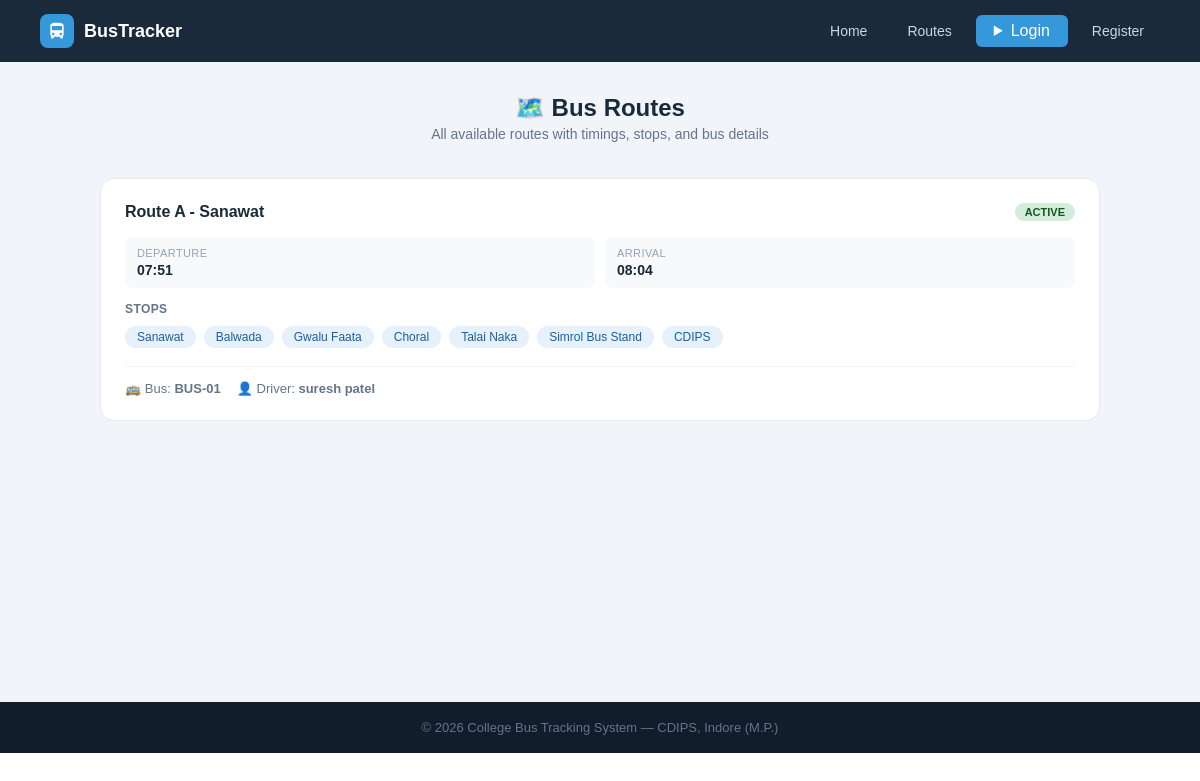
Before: /routes-info with the older database file.
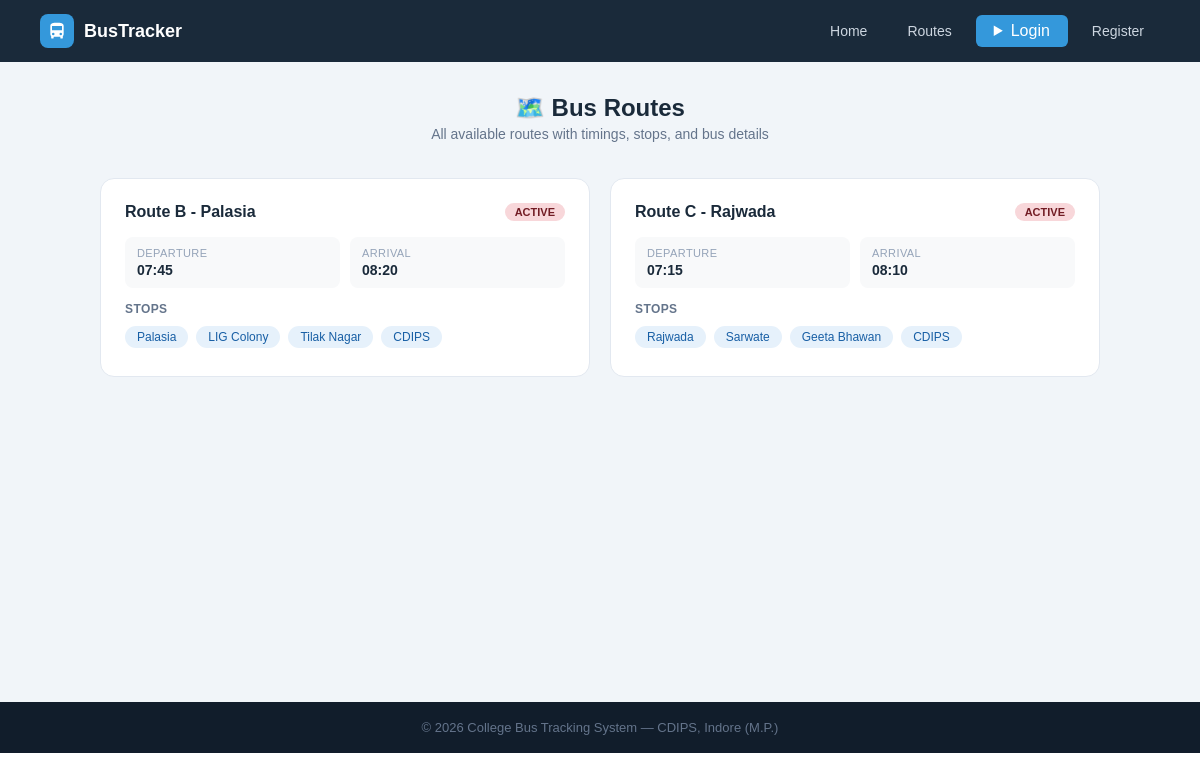
After: the same page with the newer database file.
### tables this page shows
CREATE TABLE routes (
        id INTEGER PRIMARY KEY AUTOINCREMENT,
        route_name TEXT NOT NULL, bus_id INTEGER,
        start_point TEXT, end_point TEXT,
        departure_time TEXT, arrival_time TEXT, stops TEXT, original_bus_id INTEGER,
        FOREIGN KEY(bus_id) REFERENCES buses(id));

CREATE TABLE buses (
        id INTEGER PRIMARY KEY AUTOINCREMENT,
        bus_number TEXT UNIQUE NOT NULL, driver_name TEXT NOT NULL,
        driver_phone TEXT, capacity INTEGER DEFAULT 40,
        status TEXT DEFAULT 'active',
        current_lat REAL DEFAULT 22.7196, current_lng REAL DEFAULT 75.8577, driver_address TEXT);

### app.py (the view)
@app.route('/routes-info')
def routes_page():
    db = get_db()
    routes = db.execute('''SELECT r.*,b.bus_number,b.driver_name,b.status
                           FROM routes r LEFT JOIN buses b ON r.bus_id=b.id''').fetchall()
    db.close(); return render_template('routes.html', routes=routes)

### app.py (called while the page is built, shortened)
def get_db():
    conn = sqlite3.connect(DB)
    conn.row_factory = sqlite3.Row
    return conn

@app.context_processor
def inject_notifications():
    return dict(notifications=[], unread_count=0)

### templates/routes.html (shortened to what this page needs)
{% extends "base.html" %}
{% block content %}
<div class="page">
    <div class="page-header" style="text-align:center;margin-bottom:36px">
        <h1>🗺️ Bus Routes</h1>
        <p>All available routes with timings, stops, and bus details</p>
    </div>
    <div class="routes-grid">
    {% for r in routes %}
    <div class="route-card">
        <div class="route-header">
            <div class="route-name">{{ r.route_name }}</div>
            <span class="badge {{ 'badge-green' if r.status == 'active' else 'badge-red' }}">
                {{ r.status.upper() if r.status else 'ACTIVE' }}
            </span>
        </div>
        <div class="route-info">
            <div class="ri-item"><div class="key">Departure</div><div class="val">{{ r.departure_time }}</div></div>
            <div class="ri-item"><div class="key">Arrival</div><div class="val">{{ r.arrival_time }}</div></div>
        </div>
        <div class="stops-label">Stops</div>
        <div class="stops-flow">
            {% set stop_list = r.stops.replace('-', '→').replace(',', '→').split('→') %}
            {% for stop in stop_list %}
            <span class="stop-chip">{{ stop.strip() }}</span>
            {% endfor %}
        </div>
        {% if r.bus_number %}
        <div class="bus-info">
            <span>🚌 Bus: <b>{{ r.bus_number }}</b></span>
            <span>👤 Driver: <b>{{ r.driver_name }}</b></span>
        </div>
        {% endif %}
    </div>
    {% else %}
    <div style="text-align:center;color:#94a3b8;padding:40px;grid-column:1/-1">No routes available.</div>
    {% endfor %}
    </div>
</div>
{% endblock %}

### templates/base.html (shortened to what this page needs)
<!DOCTYPE html>
<html lang="en">
<head>
    <link rel="stylesheet" href="{{ url_for('static', filename='css/style.css') }}">
</head>
<body>
<nav>
    <div class="nav-logo">
        <div class="nav-logo-icon">
            <svg viewBox="0 0 24 24"><path d="M4 16c0 .88.39 1.67 1 2.22V20a1 1 0 001 1h1a1 1 0 001-1v-1h8v1a1 1 0 001 1h1a1 1 0 001-1v-1.78c.61-.55 1-1.34 1-2.22V6c0-3.5-3.58-4-8-4S4 2.5 4 6v10zm3.5 1a1.5 1.5 0 110-3 1.5 1.5 0 010 3zm9 0a1.5 1.5 0 110-3 1.5 1.5 0 010 3zM6 6h12v5H6V6z"/></svg>
        </div>
        <span>BusTracker</span>
    </div>
    <div class="nav-links">
        <a href="{{ url_for('home') }}">Home</a>
        <a href="{{ url_for('routes_page') }}">Routes</a>
        {% if 'admin' in session or 'student' in session %}
            {% if 'admin' in session %}
                <a href="{{ url_for('admin_dashboard') }}">Admin Panel</a>
                <a href="{{ url_for('students_list') }}">Students</a>
                <a href="{{ url_for('gate_logs_page') }}">Gate Logs</a>
                <a href="{{ url_for('admin_reports') }}">📊 Reports</a>
            {% else %}
                <a href="{{ url_for('dashboard') }}">My Dashboard</a>
                <details class="bell-wrap">
                    <summary class="bell-btn">
                        🔔
                        {% if unread_count > 0 %}
                        <span class="bell-badge">{{ unread_count }}</span>
                        {% endif %}
                    </summary>
                    <div class="bell-dropdown">
                        <div class="bell-dropdown-header">
                            <span>Notifications</span>
                            <div style="display:flex;gap:6px;">
                                {% if unread_count > 0 %}
                                <form method="POST" action="{{ url_for('mark_notifications_read') }}">
                                    <button class="bell-action-btn">✓ Read</button>
                                </form>
                                {% endif %}
                                {% if notifications %}
                                <form method="POST" action="{{ url_for('delete_all_notifications') }}"
                                      onsubmit="return confirm('Delete all notification?')">
                                    <button class="bell-action-btn bell-delete-btn">🗑 Delete all</button>
                                </form>
                                {% endif %}
                            </div>
                        </div>
                        {% if notifications %}
                            {% for n in notifications %}
                            <div class="bell-notif-item {{ 'bell-unread' if not n.is_read else '' }}">
                                <div class="bell-notif-row">
                                    <div class="bell-notif-msg">{{ n.message }}</div>
                                    <form method="POST" action="{{ url_for('delete_notification', nid=n.id) }}">
                                        <button class="bell-del-one" title="Delete">✕</button>
                                    </form>
                                </div>
                                <div class="bell-notif-time">🕐 {{ n.created_at[:16] if n.created_at else '' }}</div>
                            </div>
                            {% endfor %}
                        {% else %}
                        <div class="bell-empty">
                            <span>🔕</span>
                            <div>No notification available</div>
                        </div>
                        {% endif %}
                    </div>
                </details>
            {% endif %}
            <span style="color:#94a3b8;font-size:13px">
                Hi,
                {% if 'admin' in session %}
                {{ session['admin']['name'] }}
                {% else %}
                {{ session['student']['name'] }}
                {% endif %}
            </span>
            {% if 'admin' in session %}
            <a href="/logout/admin" class="btn-danger">Logout</a>
            {% else %}
            <a href="/logout/student" class="btn-danger">Logout</a>
            {% endif %}
        {% else %}
            <div style="position: relative; display: inline-block;">
                <details style="list-style: none;">
                    <summary class="btn-nav" style="cursor: pointer; user-select: none;">
                        Login
                    </summary>
                </details>
            </div>
            <a href="{{ url_for('register') }}">Register</a>
        {% endif %}
    </div>
</nav>
{% block content %}{% endblock %}
<footer><p>© 2026 College Bus Tracking System — CDIPS, Indore (M.P.)</p></footer>
</body>
</html>

### static/css/style.css (style rules this page uses)
* { margin: 0; padding: 0; box-sizing: border-box; font-family: Arial, sans-serif; }
a { text-decoration: none; }
nav { display: flex; justify-content: space-between; align-items: center; padding: 14px 40px; background: #1a2a3a; position: sticky; top: 0; z-index: 100; }
.nav-logo { display: flex; align-items: center; gap: 10px; }
.nav-logo-icon { width: 34px; height: 34px; background: #3498db; border-radius: 8px; display: flex; align-items: center; justify-content: center; }
.nav-logo-icon svg { width: 20px; height: 20px; fill: white; }
.nav-logo span { color: white; font-size: 18px; font-weight: bold; }
.nav-links { display: flex; gap: 8px; align-items: center; }
.nav-links a { color: #cdd6e0; font-size: 14px; padding: 7px 16px; border-radius: 6px; transition: background .2s; }
.nav-links .btn-nav { background: #3498db; color: white; padding: 7px 18px; border-radius: 6px; }
footer { background: #111d2b; color: #64748b; text-align: center; padding: 18px; font-size: 13px; }
.badge { display: inline-block; padding: 3px 10px; border-radius: 20px; font-size: 11px; font-weight: bold; }
.badge-red { background: #f8d7da; color: #721c24; }
.page { padding: 32px 40px; background: #f1f5f9; min-height: 80vh; }
.page-header { margin-bottom: 24px; }
.page-header h1 { font-size: 24px; color: #1a2a3a; font-weight: bold; }
.page-header p { font-size: 14px; color: #64748b; margin-top: 4px; }
.stop-chip { background: #e6f1fb; color: #185fa5; font-size: 12px; padding: 4px 12px; border-radius: 20px; margin: 4px 4px 4px 0; }
.routes-grid { display: grid; grid-template-columns: repeat(auto-fit, minmax(300px, 1fr)); gap: 20px; max-width: 1000px; margin: 0 auto; }
.route-card { background: white; border-radius: 14px; border: 1px solid #e2e8f0; padding: 24px; transition: box-shadow .2s; }
.route-header { display: flex; justify-content: space-between; align-items: flex-start; margin-bottom: 16px; }
.route-name { font-size: 16px; font-weight: bold; color: #1a2a3a; }
.route-info { display: grid; grid-template-columns: 1fr 1fr; gap: 10px; margin-bottom: 14px; }
.ri-item { background: #f8f9fa; border-radius: 8px; padding: 10px 12px; }
.ri-item .key { font-size: 11px; color: #94a3b8; text-transform: uppercase; letter-spacing: .4px; margin-bottom: 3px; }
.ri-item .val { font-size: 14px; font-weight: bold; color: #1a2a3a; }
.stops-flow { display: flex; flex-wrap: wrap; gap: 4px; }
.stops-label { font-size: 12px; color: #64748b; font-weight: bold; margin-bottom: 6px; text-transform: uppercase; letter-spacing: .4px; }

Changed rows visible on the page:
removed routes: route_name "Route A - Sanawat", status "ACTIVE", departure_time "07:51", arrival_time "08:04", strip "Sanawat" "Balwada" "Gwalu Faata" "Choral" "Talai Naka" "Simrol Bus Stand" "CDIPS", bus_number "BUS-01", driver_name "suresh patel"
added routes: route_name "Route B - Palasia", status "ACTIVE", departure_time "07:45", arrival_time "08:20", strip "Palasia" "LIG Colony" "Tilak Nagar" "CDIPS"
added routes: route_name "Route C - Rajwada", status "ACTIVE", departure_time "07:15", arrival_time "08:10", strip "Rajwada" "Sarwate" "Geeta Bhawan" "CDIPS"
